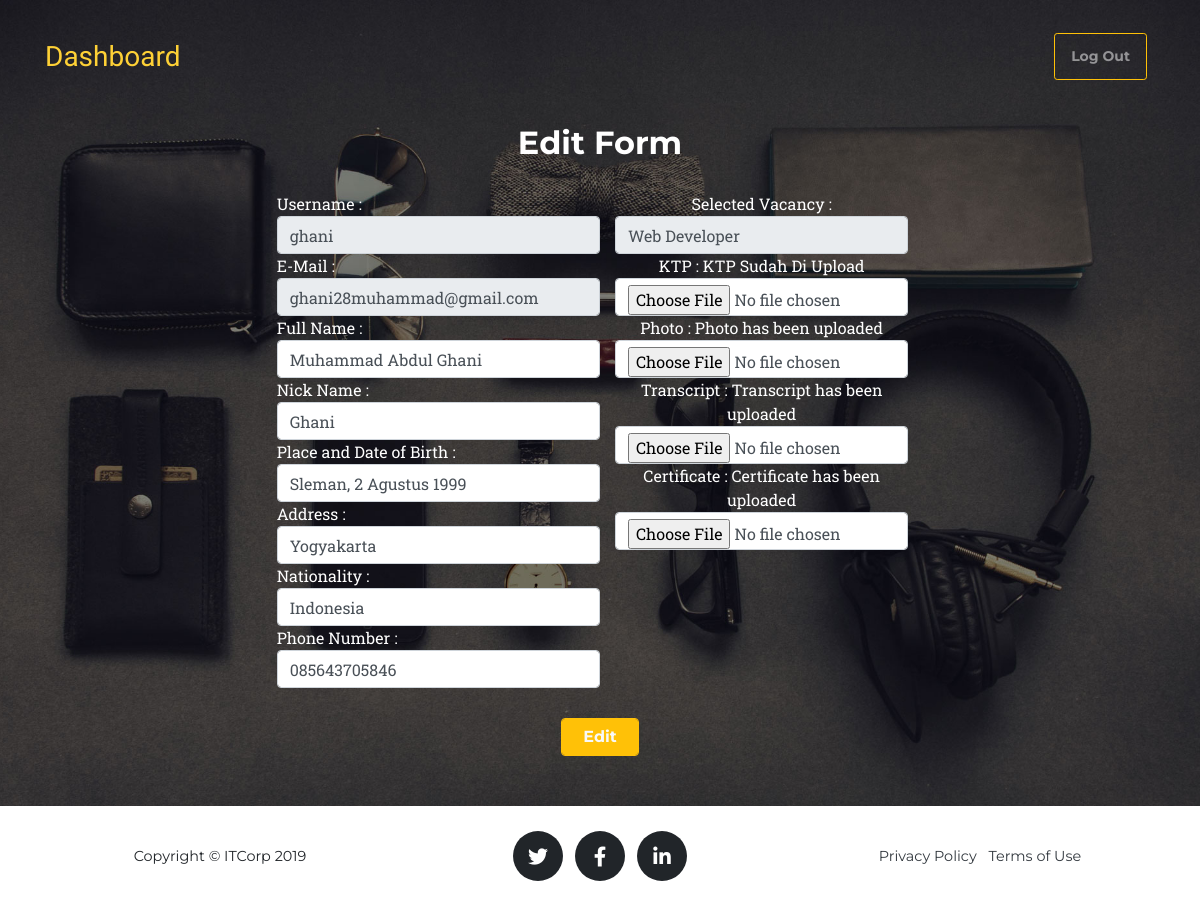
The page /edit_profile.php (signed in) on the database its author committed.
### tables this page shows
CREATE TABLE `form` (
  `form_id` int(5) NOT NULL,
  `nama_lengkap` varchar(40) DEFAULT NULL,
  `nama_panggilan` varchar(40) DEFAULT NULL,
  `ttl` varchar(50) DEFAULT NULL,
  `alamat` text DEFAULT NULL,
  `kewarganegaraan` text DEFAULT NULL,
  `no_hp` varchar(12) DEFAULT NULL,
  `lowongan` varchar(25) DEFAULT NULL,
  `ktp` varchar(45) DEFAULT NULL,
  `pas_foto` varchar(49) DEFAULT NULL,
  `transkrip` varchar(51) DEFAULT NULL,
  `ijazah` varchar(48) DEFAULT NULL,
  `acc_form` tinyint(1) DEFAULT NULL,
  `acc_wawancara` tinyint(1) DEFAULT NULL,
  `user_id` int(5) DEFAULT NULL
);

CREATE TABLE `user` (
  `user_id` int(5) NOT NULL,
  `email` varchar(30) DEFAULT NULL,
  `password` varchar(20) DEFAULT NULL,
  `username` varchar(30) DEFAULT NULL,
  `role_id` char(1) DEFAULT NULL
);

### edit_profile.php (the view, shortened to what this page needs)
<?php
include 'koneksi.php';
$user_id = $_SESSION['user_id'];
$query = mysqli_query($koneksi,"SELECT * FROM form JOIN user ON form.user_id = user.user_id WHERE form.user_id = '$user_id'") or die (mysqli_error($koneksi));
$row = mysqli_fetch_object($query);
?>
<!DOCTYPE html>
<html lang="en">
<head>
  <link href="vendor/bootstrap/css/bootstrap.min.css" rel="stylesheet">
  <link href="vendor/fontawesome-free/css/all.min.css" rel="stylesheet" type="text/css">
  <link href="css/agency.min.css" rel="stylesheet">
</head>
<body id="page-top">
  <nav class="navbar navbar-expand-lg navbar-dark fixed-top" id="mainNav">
    <div class="container">
      <a class="navbar-brand js-scroll-trigger" href="dash_user.php">Dashboard</a>
      <div class="collapse navbar-collapse" id="navbarResponsive">
        <ul class="navbar-nav text-uppercase ml-auto">
          <li class="nav-link">
            <button class="btn btn-outline-warning btn-sm"><a class="nav-link js-scroll-trigger" href="logout.php"> Log Out</a></button>
          </li>
        </ul>
      </div>
    </div>
  </nav>
<header class="masthead">
		<br><br><br><br><br><br>
<h2 style="margin-bottom: 30px; margin-top: -20px">Edit Form</h2>
<div class="container col-10 bg-muted rounded">
	<div class="container col-8">
<table class="table" style="margin-top: 10px">
<form  method="POST" action="update_profile.php"  enctype="multipart/form-data" class="form-group">
<div class="row">
	<div class="col-sm-6">
		<div class="row">
			Username
			: <input type="text" class="form-control" disabled name="username" value="<?= $row->username ?>">
			E-Mail
			: <input type="text" class="form-control" disabled name="email" value="<?= $row->email ?>" >
			Full Name
			: <input type="text" class="form-control" name="nama_lengkap" value="<?= $row->nama_lengkap ?>">
			Nick Name
			: <input type="text" name="nama_panggilan" class="form-control" value="<?= $row->nama_panggilan ?>">
			Place and Date of Birth
			: <input type="text" class="form-control" name="ttl" value="<?= $row->ttl ?>">
			Address
			: <input type="text" class="form-control" name="alamat" value="<?= $row->alamat ?>">
			Nationality
			: <input type="text" class="form-control" name="warga" value="<?= $row->kewarganegaraan ?>">
			Phone Number
			: <input type="text" class="form-control" name="hp" value="<?= $row->no_hp ?>">
		</div>
	</div>
	<div class="col-sm-6" >
			Selected Vacancy
			: <input type="text" class="form-control" name="lowongan" disabled value="<?= $row->lowongan ?>">
				<?php
					if ($row->ktp == NULL) {
				?>
					KTP
					: <input type="file" name="ktp" class="form-control" accept="image/*">
				<?php
					}
					else{
				?>
					KTP
					: KTP Sudah Di Upload <br><input type="file" name="ktp" class="form-control" accept="image/*">
				<?php
					}
				?>
				<?php
					if ($row->pas_foto == NULL) {
				?>
					Photo
					: <input type="file" name="pasfoto" class="form-control" accept="image/*">
				<?php
					}
					else{
				?>
					Photo
					: Photo has been uploaded <br><input type="file" class="form-control" name="pasfoto" accept="image/*">
				<?php
					}
				?>
				<?php
					if ($row->transkrip == NULL) {
				?>
					Transcript
					: <input type="file" name="transkrip" class="form-control" accept="image/*">
				<?php
					}
					else{
				?>
					Transcript
					: Transcript has been uploaded <br><input type="file" class="form-control" name="transkrip" accept="image/*">
				<?php
					}
				?>
				<?php
					if ($row->ijazah == NULL) {
				?>
					Certificate
					: <input type="file" name="ijazah" class="form-control" accept="image/*">
				<?php
					}
					else{
				?>
					Certificate
					: Certificate has been uploaded <br><input type="file" class="form-control" name="ijazah" accept="image/*">
				<?php
					}
				?>
			</div>
			<br>
			<div class="container col-2">
			<input type="Submit" name="submit" class="form-control btn btn-warning text-light" style="margin-top: 30px" value="Edit">
		</div>
	</form>
		</table>
      </div>
    </div>
    <br>
  </header>
</body>
  <footer class="footer">
    <div class="container">
      <div class="row align-items-center">
        <div class="col-md-4">
          <span class="copyright">Copyright &copy; ITCorp 2019</span>
        </div>
        <div class="col-md-4">
          <ul class="list-inline social-buttons">
            <li class="list-inline-item">
              <a href="#">
                <i class="fab fa-twitter"></i>
              </a>
            </li>
            <li class="list-inline-item">
              <a href="#">
                <i class="fab fa-facebook-f"></i>
              </a>
            </li>
            <li class="list-inline-item">
              <a href="#">
                <i class="fab fa-linkedin-in"></i>
              </a>
            </li>
          </ul>
        </div>
        <div class="col-md-4">
          <ul class="list-inline quicklinks">
            <li class="list-inline-item">
              <a href="#" class="text-dark">Privacy Policy</a>
            </li>
            <li class="list-inline-item">
              <a href="#" class="text-dark">Terms of Use</a>
            </li>
          </ul>
        </div>
      </div>
    </div>
  </footer>
</html>

### rows shown on the page
form: username "ghani", email "ghani28muhammad@gmail.com", nama_lengkap "Muhammad Abdul Ghani", nama_panggilan "Ghani", ttl "Sleman, 2 Agustus 1999", alamat "Yogyakarta", warga "Indonesia", hp "085643705846", lowongan "Web Developer"
